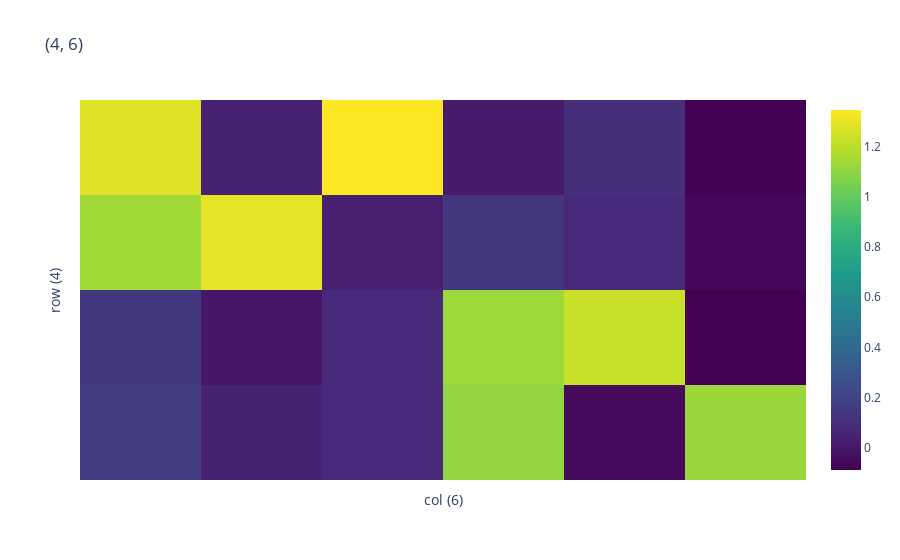

Source (notebook cell):
### Code cell
heatmap(atoms[atom_perm] @ normed_read_in.T)

### Figure 1 — Plotly figure (JSON) as saved in the notebook; plotly's stock layout.template omitted (floating-point values rounded to 4 significant figures)
{"data": [{"colorscale": [[0, "#440154"], [0.1111, "#482878"], [0.2222, "#3e4989"], [0.3333, "#31688e"], [0.4444, "#26828e"], [0.5556, "#1f9e89"], [0.6667, "#35b779"], [0.7778, "#6ece58"], [0.8889, "#b5de2b"], [1, "#fde725"]], "hovertemplate": "%{y}%{x}val: %{z:.2f}<extra></extra>", "type": "heatmap", "x": ["col: 0<br>", "col: 1<br>", "col: 2<br>", "col: 3<br>", "col: 4<br>", "col: 5<br>"], "y": ["row: 0<br>", "row: 1<br>", "row: 2<br>", "row: 3<br>"], "z": [[1.277, 0.04314, 1.346, 0.01358, 0.1108, -0.08444], [1.139, 1.295, 0.04001, 0.1337, 0.08295, -0.06264], [0.1488, -0.001052, 0.08751, 1.134, 1.23, -0.08814], [0.1636, 0.04249, 0.07782, 1.11, -0.05327, 1.131]]}], "layout": {"title": {"text": "(4, 6)"}, "xaxis": {"showticklabels": false, "title": {"text": "col (6)"}}, "yaxis": {"autorange": "reversed", "showticklabels": false, "title": {"text": "row (4)"}}}}
